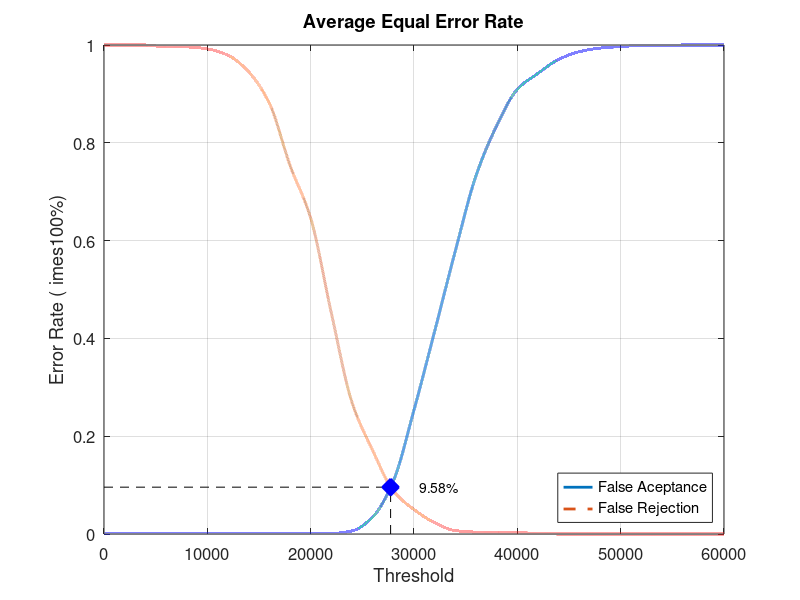
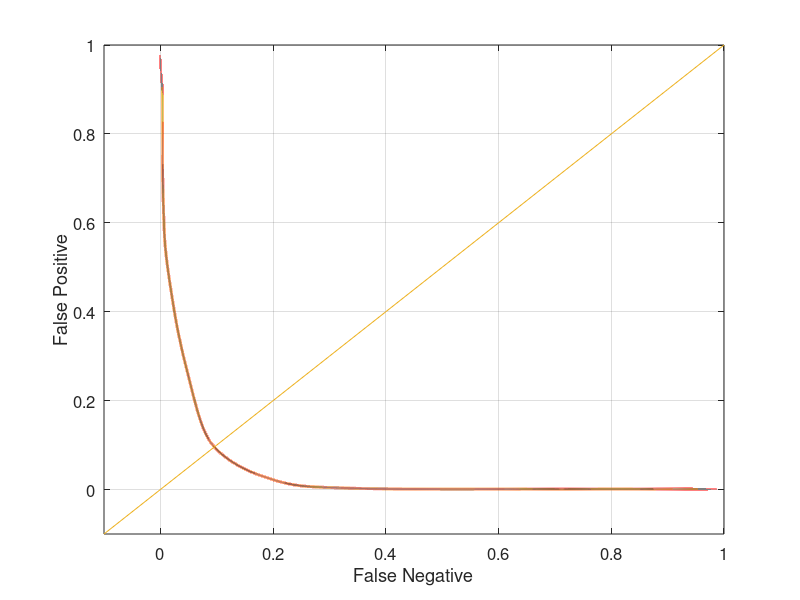

MATLAB code for these plots, in order:
close all;
clear;
clc;
x = 0:2000:60000;
xq = 0:0.5:60000;

y0 = [0 0.00105263 0.00105263 0.00105263 0.00105263 0.00105263 0.00105263 0.00105263 0.00105263 0.00105263 0.00105263 0.00105263 0.00631579 0.0347368 0.108421 0.253684 0.414737 0.578947 0.732632 0.834737 0.909474 0.942105 0.970526 0.986316 0.993684 0.996842 0.998947 0.998947 1 1 1]
yy0 = interp1(x, y0, xq, 'pchip');
y1 = [1 1 1 0.996 0.996 0.992 0.979 0.945 0.881 0.754 0.646 0.452 0.269 0.171 0.088 0.05 0.023 0.007 0.004 0.004 0.003 0.001 0 0 0 0 0 0 0 0 0]
yy1 = interp1(x, y1, xq, 'pchip');

% Calculating EER: 
y2 = abs(y0 - y1);
find(y2 == min(y2))
yy2 = abs(yy0 - yy1);
xEER = find(yy2 == min(yy2));
xEERIndex = xq(xEER) % X-axis EER
yEER = yy0(xEER) % Y-axis EER

main = figure
plot(xq, yy0,'-','LineWidth', 2);	hold on
plot(xq, yy1,'--','LineWidth', 2);	hold on
plot([xEERIndex xEERIndex], [0 yEER], 'k--');	hold on
plot([0 xEERIndex], [yEER yEER], 'k--');	hold on
plot(xEERIndex, yEER, 'bx', 'LineWidth', 10);	hold on
text(xEERIndex + 10 * xEERIndex / 100, yEER, [num2str(round((10000 * yEER)) / 100) '%'])
legend('False Aceptance', 'False Rejection', 'Location', 'SouthEast')
xlabel('Threshold')
ylabel('Error Rate (	imes100%)')
title('Average Equal Error Rate')
set(gca, 'FontSize', 12)
axis([0 60000 0 1])
grid on

print(main, 'Database3AverageMain', '-dpng');
FNRxFPR = figure('Color', [1 1 1]);
plot(yy1, yy0, '-', yy1, yy0, 'LineWidth', 2);
hold on
y = -0.1:0.1:1
plot(y, y); 
set(gca, 'FontSize', 12)
xlabel('False Negative')
ylabel('False Positive')
axis([-0.1 1 -0.1 1])
set(gca, 'FontSize', 12)
grid on

print(FNRxFPR, 'Database3AverageFNRxFPR','-dpng');
